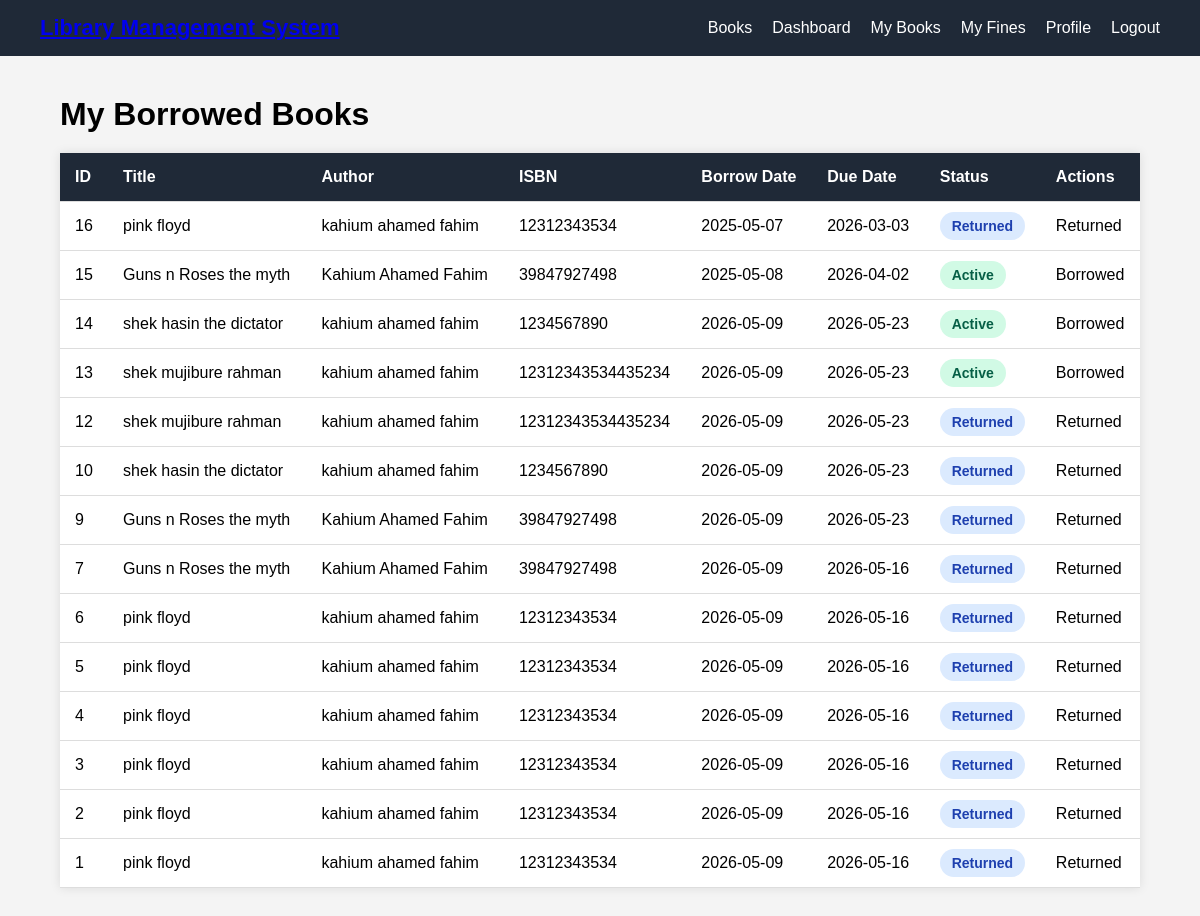
The app's page /Project/my-books (signed in) with its own data.
### tables this page shows
CREATE TABLE `borrow_records` (
  `id` int(11) NOT NULL,
  `member_id` int(11) NOT NULL,
  `book_id` int(11) NOT NULL,
  `status` enum('Pending','Active','Returned') DEFAULT 'Pending',
  `borrow_date` date NOT NULL,
  `due_date` date NOT NULL,
  `return_date` datetime DEFAULT NULL
);

CREATE TABLE `books` (
  `id` int(11) NOT NULL,
  `genre_id` int(11) NOT NULL,
  `title` varchar(255) NOT NULL,
  `author` varchar(255) NOT NULL,
  `isbn` varchar(20) NOT NULL,
  `total_copies` int(11) NOT NULL CHECK (`total_copies` > 0),
  `shelf_location` varchar(100) NOT NULL,
  `published_year` year(4) NOT NULL,
  `created_at` timestamp NOT NULL DEFAULT current_timestamp()
);

### Project/controllers/BorrowController.php (called while the page is built, shortened)
<?php
require_once __DIR__ .
'/../models/BorrowRecord.php';
class BorrowController
{
public function myBooks()
{
    $borrowModel =
        new BorrowRecord();
    $memberId =
        $_SESSION['member_id'];
    $borrows =
        $borrowModel->getMemberBorrows(
            $memberId
        );
    require_once __DIR__ .
    '/../views/borrow/my_books.php';
}
}

### Project/index.php (called while the page is built, shortened)
<?php
$router = new Router();
$router->dispatch();

### Project/config/database.php (called while the page is built)
<?php
class Database
{
    private $host = "localhost";
    private $dbname = "library_management_system";
    private $username = "root";
    private $password = "";
    public function connect()
    {
        try {
            $conn = new PDO(
                "mysql:host={$this->host};dbname={$this->dbname}",
                $this->username,
                $this->password
            );
            $conn->setAttribute(PDO::ATTR_ERRMODE, PDO::ERRMODE_EXCEPTION);
            return $conn;
        } catch(PDOException $e) {
            die("Database Connection Failed : " . $e->getMessage());
        }
    }
}

### Project/models/BorrowRecord.php (called while the page is built, shortened)
<?php
require_once __DIR__ .
'/../config/database.php';
class BorrowRecord
{
    private $conn;
    public function __construct()
    {
        $database = new Database();
        $this->conn =
            $database->connect();
    }
public function getMemberBorrows($memberId)
{
    $sql = "
        SELECT
            borrow_records.*,
            books.title,
            books.author,
            books.isbn
        FROM borrow_records
        INNER JOIN books
        ON borrow_records.book_id = books.id
        WHERE
            borrow_records.member_id = :member_id
        ORDER BY borrow_records.id DESC
    ";
    $stmt =
        $this->conn->prepare($sql);
    $stmt->execute([
        ':member_id' =>
            $memberId
    ]);
    return $stmt->fetchAll(PDO::FETCH_ASSOC);
}
}

### Project/views/borrow/my_books.php (the view, shortened to what this page needs)
<?php require_once __DIR__ .
'/../layouts/header.php'; ?>
<link rel="stylesheet"
      href="/Library-Management-System/Project/public/css/borrow.css">
<?php require_once __DIR__ .
'/../layouts/navbar.php'; ?>
<div class="container">
    <div class="top-bar">
        <h1>My Borrowed Books</h1>
    </div>
    <table>
        <thead>
            <tr>
                <th>ID</th>
                <th>Title</th>
                <th>Author</th>
                <th>ISBN</th>
                <th>Borrow Date</th>
                <th>Due Date</th>
                <th>Status</th>
                <th>Actions</th>
            </tr>
        </thead>
        <tbody>
        <?php if(count($borrows) > 0): ?>
            <?php foreach($borrows as $borrow): ?>
                <tr>
                    <td>
                        <?= $borrow['id'] ?>
                    </td>
                    <td>
                        <?= $borrow['title'] ?>
                    </td>
                    <td>
                        <?= $borrow['author'] ?>
                    </td>
                    <td>
                        <?= $borrow['isbn'] ?>
                    </td>
                    <td>
                        <?= $borrow['borrow_date'] ?>
                    </td>
                    <td>
                        <?= $borrow['due_date'] ?>
                    </td>
                    <td>
    <span class="status <?= strtolower($borrow['status']) ?>">
        <?= $borrow['status'] ?>
    </span>
</td>
<td>
    <?php if($borrow['status'] === 'Pending'): ?>
        <span>
            Waiting Approval
        </span>
    <?php elseif($borrow['status'] === 'Active'): ?>
        <span>
            Borrowed
        </span>
    <?php else: ?>
        <span>
            Returned
        </span>
    <?php endif; ?>
</td>
                </tr>
            <?php endforeach; ?>
        <?php endif; ?>
        </tbody>
    </table>
</div>
<?php require_once __DIR__ .
'/../layouts/footer.php'; ?>

### Project/public/css/layout.css (style rules this page uses)
* { margin: 0; padding: 0; box-sizing: border-box; }
body { font-family: Arial, sans-serif; background: #f4f4f4; }

### Project/public/css/borrow.css (style rules this page uses)
.container { width: 90%; max-width: 1200px; margin: 40px auto; }
.top-bar { margin-bottom: 20px; }
.top-bar h1 { margin: 0; }
table { width: 100%; border-collapse: collapse; background: white; box-shadow: 0 0 10px rgba(0,0,0,0.1); }
table th, table td { padding: 15px; border-bottom: 1px solid #ddd; text-align: left; }
table th { background: #1f2937; color: white; }
.status { padding: 6px 12px; border-radius: 20px; font-size: 14px; font-weight: bold; }
.status.active { background: #d1fae5; color: #065f46; }
.status.returned { background: #dbeafe; color: #1e40af; }

### records on screen
borrow_records: id "16", book.title "pink floyd", book.author "kahium ahamed fahim", book.isbn "12312343534", borrow_date "2025-05-07", due_date "2026-03-03", status "Returned"
borrow_records: id "15", book.title "Guns n Roses the myth", book.author "Kahium Ahamed Fahim", book.isbn "39847927498", borrow_date "2025-05-08", due_date "2026-04-02", status "Active", shows "Borrowed"
borrow_records: id "14", book.title "shek hasin the dictator", book.author "kahium ahamed fahim", book.isbn "1234567890", borrow_date "2026-05-09", due_date "2026-05-23", status "Active", shows "Borrowed"
borrow_records: id "13", book.title "shek mujibure rahman", book.author "kahium ahamed fahim", book.isbn "12312343534435234", borrow_date "2026-05-09", due_date "2026-05-23", status "Active", shows "Borrowed"
borrow_records: id "12", book.title "shek mujibure rahman", book.author "kahium ahamed fahim", book.isbn "12312343534435234", borrow_date "2026-05-09", due_date "2026-05-23", status "Returned"
borrow_records: id "10", book.title "shek hasin the dictator", book.author "kahium ahamed fahim", book.isbn "1234567890", borrow_date "2026-05-09", due_date "2026-05-23", status "Returned"
borrow_records: id "9", book.title "Guns n Roses the myth", book.author "Kahium Ahamed Fahim", book.isbn "39847927498", borrow_date "2026-05-09", due_date "2026-05-23", status "Returned"
borrow_records: id "7", book.title "Guns n Roses the myth", book.author "Kahium Ahamed Fahim", book.isbn "39847927498", borrow_date "2026-05-09", due_date "2026-05-16", status "Returned"
borrow_records: id "6", book.title "pink floyd", book.author "kahium ahamed fahim", book.isbn "12312343534", borrow_date "2026-05-09", due_date "2026-05-16", status "Returned"
borrow_records: id "5", book.title "pink floyd", book.author "kahium ahamed fahim", book.isbn "12312343534", borrow_date "2026-05-09", due_date "2026-05-16", status "Returned"
borrow_records: id "4", book.title "pink floyd", book.author "kahium ahamed fahim", book.isbn "12312343534", borrow_date "2026-05-09", due_date "2026-05-16", status "Returned"
borrow_records: id "3", book.title "pink floyd", book.author "kahium ahamed fahim", book.isbn "12312343534", borrow_date "2026-05-09", due_date "2026-05-16", status "Returned"
borrow_records: id "2", book.title "pink floyd", book.author "kahium ahamed fahim", book.isbn "12312343534", borrow_date "2026-05-09", due_date "2026-05-16", status "Returned"
borrow_records: id "1", book.title "pink floyd", book.author "kahium ahamed fahim", book.isbn "12312343534", borrow_date "2026-05-09", due_date "2026-05-16", status "Returned"
